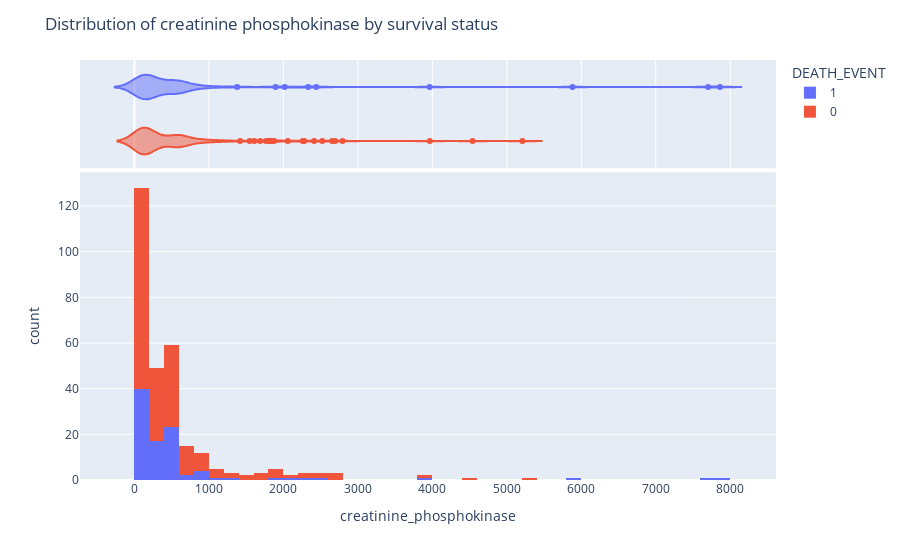

Here is the notebook cell this chart was saved with:
### Markdown cell above
### Creatinine Phosphokinase

### Code cell
fig = px.histogram(df, x = 'creatinine_phosphokinase', color = 'DEATH_EVENT',
                  marginal = 'violin', hover_data = df.columns)
fig.update_layout(
    title_text = 'Distribution of creatinine phosphokinase by survival status')
fig.show()

### Figure 1 — Plotly figure (JSON) as saved in the notebook; plotly's stock layout.template omitted (floating-point values rounded to 4 significant figures; data arrays with more than 128 entries replaced by an {"elided": "..."} marker saying what was removed)
{"data": [{"alignmentgroup": "True", "bingroup": "x", "hovertemplate": "DEATH_EVENT=1<br>creatinine_phosphokinase=%{x}<br>count=%{y}<extra></extra>", "legendgroup": "1", "marker": {"color": "#636efa"}, "name": "1", "offsetgroup": "1", "orientation": "v", "showlegend": true, "type": "histogram", "x": [582, 7861, 146, 111, 160, 47, 246, 315, 157, 123, 81, 231, 981, 168, 379, 149, 582, 125, 582, 128, 220, 582, 148, 112, 122, 60, 70, 582, 23, 249, 94, 582, 60, 855, 235, 582, 124, 571, 588, 582, 1380, 582, 553, 129, 577, 91, 3964, 69, 260, 371, 789, 364, 7702, 318, 582, 68, 250, 110, 161, 113, 5882, 582, 47, 76, 280, 154, 328, 129, 143, 582, 582, 168, 805, 943, 582, 233, 2334, 2442, 776, 66, 176, 395, 99, 145, 104, 582, 1896, 582, 418, 131, 427, 582, 166, 2017, 258, 1199], "xaxis": "x", "yaxis": "y"}, {"alignmentgroup": "True", "customdata": {"elided": "96x13 float values"}, "hovertemplate": "DEATH_EVENT=%{customdata[12]}<br>creatinine_phosphokinase=%{customdata[2]}<br>age=%{customdata[0]}<br>anaemia=%{customdata[1]}<br>diabetes=%{customdata[3]}<br>ejection_fraction=%{customdata[4]}<br>high_blood_pressure=%{customdata[5]}<br>platelets=%{customdata[6]}<br>serum_creatinine=%{customdata[7]}<br>serum_sodium=%{customdata[8]}<br>sex=%{customdata[9]}<br>smoking=%{customdata[10]}<br>time=%{customdata[11]}<extra></extra>", "legendgroup": "1", "marker": {"color": "#636efa"}, "name": "1", "offsetgroup": "1", "scalegroup": "x", "showlegend": false, "type": "violin", "x": [582, 7861, 146, 111, 160, 47, 246, 315, 157, 123, 81, 231, 981, 168, 379, 149, 582, 125, 582, 128, 220, 582, 148, 112, 122, 60, 70, 582, 23, 249, 94, 582, 60, 855, 235, 582, 124, 571, 588, 582, 1380, 582, 553, 129, 577, 91, 3964, 69, 260, 371, 789, 364, 7702, 318, 582, 68, 250, 110, 161, 113, 5882, 582, 47, 76, 280, 154, 328, 129, 143, 582, 582, 168, 805, 943, 582, 233, 2334, 2442, 776, 66, 176, 395, 99, 145, 104, 582, 1896, 582, 418, 131, 427, 582, 166, 2017, 258, 1199], "xaxis": "x2", "yaxis": "y2"}, {"alignmentgroup": "True", "bingroup": "x", "hovertemplate": "DEATH_EVENT=0<br>creatinine_phosphokinase=%{x}<br>count=%{y}<extra></extra>", "legendgroup": "0", "marker": {"color": "#EF553B"}, "name": "0", "offsetgroup": "0", "orientation": "v", "showlegend": true, "type": "histogram", "x": {"elided": "203 int values"}, "xaxis": "x", "yaxis": "y"}, {"alignmentgroup": "True", "customdata": {"elided": "203x13 float values"}, "hovertemplate": "DEATH_EVENT=%{customdata[12]}<br>creatinine_phosphokinase=%{customdata[2]}<br>age=%{customdata[0]}<br>anaemia=%{customdata[1]}<br>diabetes=%{customdata[3]}<br>ejection_fraction=%{customdata[4]}<br>high_blood_pressure=%{customdata[5]}<br>platelets=%{customdata[6]}<br>serum_creatinine=%{customdata[7]}<br>serum_sodium=%{customdata[8]}<br>sex=%{customdata[9]}<br>smoking=%{customdata[10]}<br>time=%{customdata[11]}<extra></extra>", "legendgroup": "0", "marker": {"color": "#EF553B"}, "name": "0", "offsetgroup": "0", "scalegroup": "x", "showlegend": false, "type": "violin", "x": {"elided": "203 int values"}, "xaxis": "x2", "yaxis": "y2"}], "layout": {"barmode": "relative", "legend": {"title": {"text": "DEATH_EVENT"}, "tracegroupgap": 0}, "margin": {"t": 60}, "title": {"text": "Distribution of creatinine phosphokinase by survival status"}, "xaxis": {"anchor": "y", "domain": [0, 1], "title": {"text": "creatinine_phosphokinase"}}, "xaxis2": {"anchor": "y2", "domain": [0, 1], "matches": "x", "showgrid": true, "showticklabels": false}, "yaxis": {"anchor": "x", "domain": [0, 0.7326], "title": {"text": "count"}}, "yaxis2": {"anchor": "x2", "domain": [0.7426, 1], "matches": "y2", "showgrid": false, "showline": false, "showticklabels": false, "ticks": ""}}}
